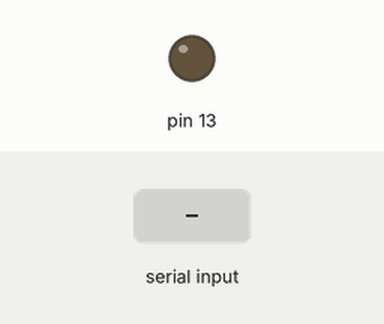
This sketch was run on a simulated Arduino Mega 2560, built with avr-gcc and run on an emulated ATmega2560. Shown: output pins drawn as LEDs (lit = HIGH). The test bench sets the inputs (shaded band). What the sketch prints to the serial monitor is not drawn.

Above: at 1.2 s.
1.3 s: "O" received over Serial
At 1.7 s:
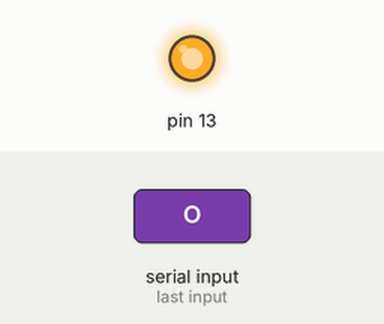
3.3 s: "M" received over Serial
At 4.9 s:
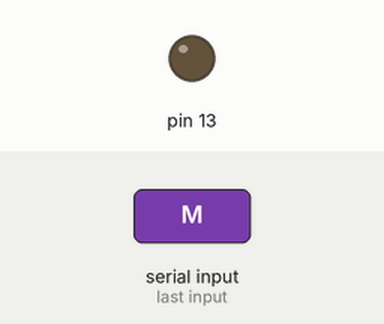
5.8 s: "X" received over Serial
At 6.2 s:
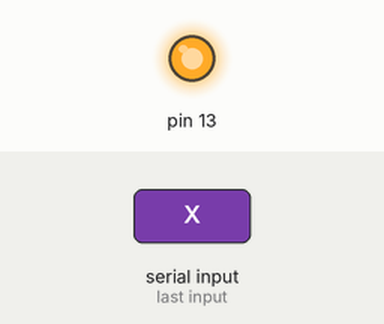
Timing chart, 0 to 8.8 s (numbered marks = the images above; inputs shaded):
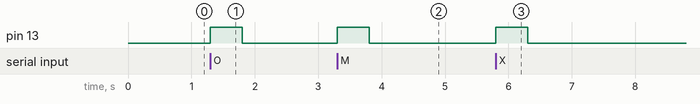

The sketch:

arduino_mega_serial_transmit.ino
```cpp
void blinkLed();

void setup() {
  Serial.begin(9600);
  Serial1.begin(9600);
  pinMode(13,OUTPUT);
}

char input;
void loop(){
  if(Serial.available()){
    blinkLed();
    input=Serial.read();
    if(input=='O'){
      Serial.write('O');
      Serial1.write('O');
    }else if(input=='M'){
      Serial.write('M');
      Serial1.write('M');
    }else if(input=='X'){
      Serial.write('X');
      Serial1.write('X');
    }
  }
}


void blinkLed(){
  digitalWrite(13,HIGH);
  delay(500);
  digitalWrite(13,LOW);
  delay(500);
}
```

Measured:
- after the input at 1.3 s, pin 13: LOW → HIGH at once, → LOW 0.50 s later
- after the input at 3.3 s, pin 13: LOW → HIGH at once, → LOW 0.50 s later
- after the input at 5.8 s, pin 13: LOW → HIGH at once, → LOW 0.50 s later
